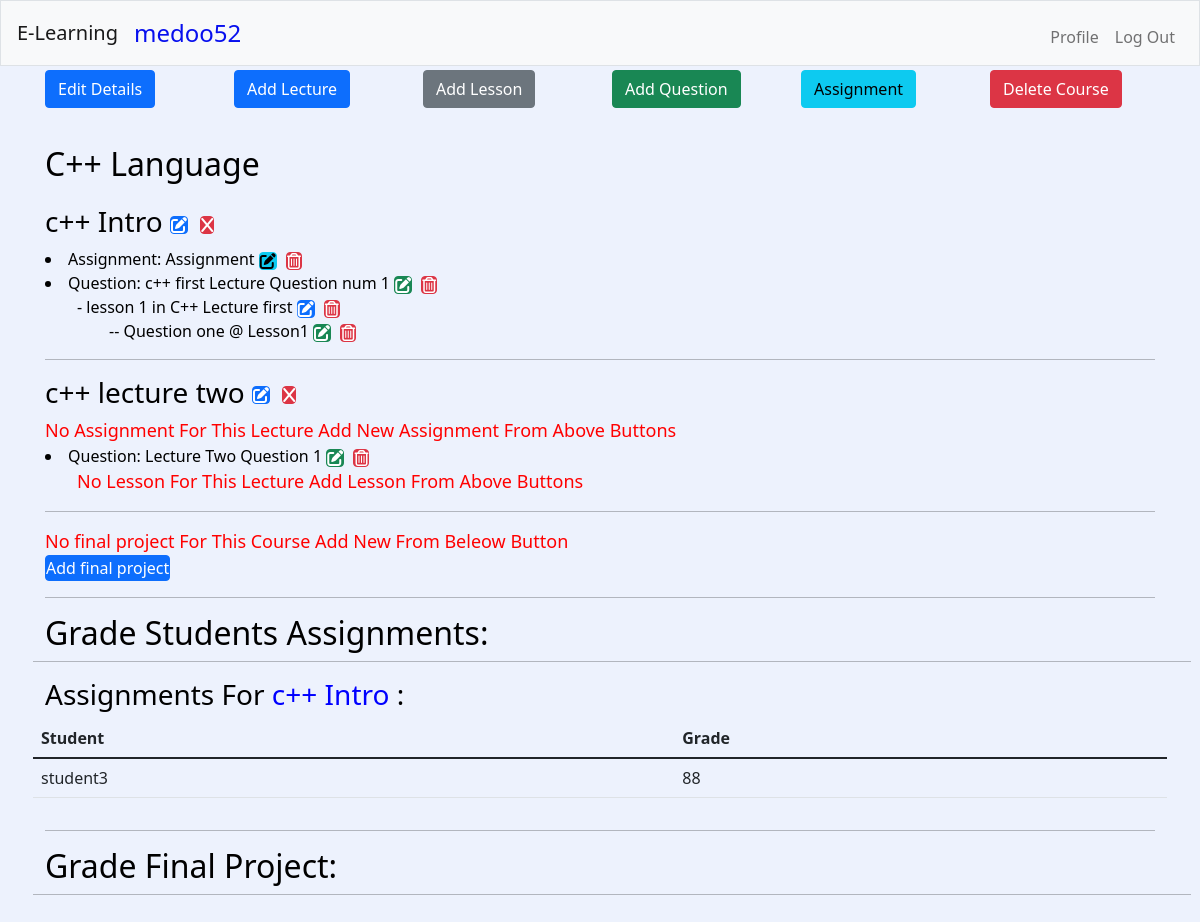
The page /manage/2 (signed in) on the database its author committed.
### elearning/models.py (models this page shows, shortened)
class User(AbstractUser):
    cat = (
        ('Student', 'student'),
        ('Teacher', 'teacher'),
        ('Admin', 'admin'),
    )
    type = models.CharField(max_length=200, null=True, choices=cat)
    image = models.URLField(
        null=True, default='https://via.placeholder.com/150x150/FFFF00/000000/?text=User+IMG')

class Course(models.Model):
    course_id = models.AutoField(primary_key=True, default=from_364)
    course_title = models.CharField(max_length=100)
    describe = models.TextField(max_length=700, blank=True)
    image_url = models.CharField(
        max_length=200, default="https://images2.imgbox.com/bd/3b/gdhTkjgA_o.jpg", blank=True)
    video_url = models.CharField(max_length=200, default="", blank=True)
    categorys = models.ManyToManyField(Category, blank=True)
    best_seller = models.BooleanField(default=False)
    start_price = models.FloatField(default=0)
    video_lenght = models.FloatField(default=0)
    price = models.FloatField(blank=True)
    teacher = models.ManyToManyField(
        User, blank=True, related_name='mycourses')
    teachers = models.ManyToManyField(
        User, blank=True, related_name='assist_in')

class Lecture(models.Model):
    lecture_id = models.AutoField(primary_key=True)
    course_id = models.ManyToManyField(Course, related_name='lectures')
    lecture_title = models.CharField(max_length=100)
    video_url = models.CharField(max_length=200, default="", blank=True)
    image_url = models.CharField(max_length=200, default="", blank=True)
    slide_url = models.CharField(max_length=200, default="", blank=True)
    doc_url = models.CharField(max_length=200, default="", blank=True)

class Assignment(models.Model):
    course_id = models.ManyToManyField(Course)
    lecture_id = models.ManyToManyField(
        Lecture, related_name='lecture_assignment')
    title = models.TextField(max_length=100, default='Assignment')
    description = models.TextField(max_length=1000)
    image = models.URLField(max_length=250, blank=True)

class Questions(models.Model):
    course_id = models.ManyToManyField(Course)
    lecture_id = models.ManyToManyField(
        Lecture, blank=True, related_name='asks')
    lesson_id = models.ManyToManyField(
        Lesson, blank=True, related_name='questions')
    question_num = models.IntegerField()
    question = models.CharField(max_length=300)
    option1 = models.CharField(max_length=200)
    option2 = models.CharField(max_length=200, blank=True, default='')
    option3 = models.CharField(max_length=200, blank=True, default='')
    option4 = models.CharField(max_length=200, blank=True, default='')
    answer = models.CharField(max_length=200, blank=True, default='')

class Lesson(models.Model):
    course_id = models.ManyToManyField(Course, related_name='lessons')
    lecture_id = models.ManyToManyField(Lecture, related_name='lesson')
    lesson_title = models.CharField(max_length=100)
    video_url = models.CharField(max_length=200, default="", blank=True)
    image_url = models.CharField(max_length=200, default="", blank=True)
    slide_url = models.CharField(max_length=200, default="", blank=True)
    doc_url = models.CharField(max_length=200, default="", blank=True)

class Assignment_submission(models.Model):
    assignment_id = models.ManyToManyField(Assignment, related_name='answers')
    user_id = models.ManyToManyField(User, related_name='assigns')
    answer = models.CharField(max_length=1000)
    grade = models.IntegerField(blank=True, default=-1)
    create = models.DateTimeField(auto_now_add=True)

### elearning/views.py (the view)
# urls.py: path("manage/<int:id>", views.manage, name="manage"),
@csrf_exempt
@login_required(login_url='login')
def manage(request, id):
    u_id = request.user.id
    course = Course.objects.filter(
        course_id=id, teacher=u_id).prefetch_related('lectures', 'lessons').all()
    if course:
        final = Final_project.objects.filter(course_id=id).first()
        if request.method == 'POST':
            if request.POST.get("button") == "Delete":
                if final:
                    final.delete()
                return HttpResponseRedirect(reverse("manage", args=(id,)))
        return render(request, 'elearning/manage.html', {
            'id': id,
            'course': course,
        })
    return render(request, 'elearning/manage.html', {
        'message': "You Can Not Edit This Course",
        'id': id,
        'course': course,
    })

### elearning/templates/elearning/manage.html (shortened to what this page needs)
{% extends "elearning/base.html" %}
{% load static %}
{% block main %}
{% if course %}
<div class="addblock">
    <div class="col-md-12 mb-3 col-sm-6">
        <div class="row">
            <div class="col-md-2">
                <form>
                    <button onclick="location.href=`{% url 'editcourse' id %}`;" type="button"
                        class="btn mb-2 mb-md-0 btn-primary btn-block"><span>Edit Details</span></button>
                </form>
            </div>
            <div class="col-md-2">
                <form>
                    <button onclick="location.href=`{% url 'addlecture' %}`;" type="button"
                        class="btn mb-2 mb-md-0 btn-primary btn-block"><span>Add Lecture</span></button>
                </form>
            </div>
            <div class="col-md-2">
                <form>
                    <button onclick="location.href=`{% url 'addlesson' %}`;" type="button"
                        class="btn mb-2 mb-md-0 btn-secondary btn-block"><span>Add Lesson</span></button>
                </form>
            </div>
            <div class="col-md-2">
                <form>
                    <button onclick="location.href=`{% url 'addquestion' %}`;" type="button"
                        class="btn mb-2 mb-md-0 btn-success btn-block"><span>Add Question</span></button>
                </form>
            </div>
            <div class="col-md-2">
                <form>
                    <button onclick="location.href=`{% url 'addassigne' %}`;" type="button"
                        class="btn mb-2 mb-md-0 btn-info btn-block"><span>Assignment</span></button>
                </form>
            </div>
            <div class="col-md-2">
                <form>
                    <button onclick="location.href=`{% url 'delcourse' id %}`;" type="button"
                        class="btn mb-2 mb-md-0 btn-danger btn-block"><span>Delete Course</span></button>
                </form>
            </div>
        </div>
    </div>
</div>
<div class="drow">
    {% for c in course%}
    <h1>{{c.course_title}}</h1>
    {% for l in c.lectures.all%}
    <div class="lecture">
        <h3>{{l.lecture_title}}
            <span>
                <form action="{% url 'editlecture' c.course_id l.lecture_id %}" method="post">
                    <button name="button" class="btn-primary btn" type="submit"> <i
                            class="fa-solid fa-pen-to-square"></i></button>
                </form>
            </span>
            <span class="modelbtn">
                <button type="button" class="btn btn-danger" data-toggle="modal" data-target="#model{{l.lecture_id}}">
                    <i class="fa-solid fa-x"></i></button>
            </span>
        </h3>
        {% for as in l.lecture_assignment.all %}
        <li>Assignment: {{as.title}} <span>
                <form action="{% url 'editassigne' as.id  %}" method="post">
                    <button class="btn-info btn" type="submit"> <i class="fa-solid fa-pen-to-square"></i>
                    </button>
                </form>
            </span>
            <span>
                <form action="{% url 'delassigne' as.id  %}" method="post">
                    <button class="btn-danger btn" type="submit"> <i class="fa-regular fa-trash-can"></i></button>
                </form>
            </span>
        </li>
        {% empty %}
        <p class="emptyentry"> No Assignment For This Lecture Add New Assignment From Above Buttons</p>
        {% endfor %}
        {% for ask in l.asks.all %}
        {% if not ask.lesson_id.all %}
        <li>Question: {{ask.question}} <span>
                <form action="{% url 'editquestion' ask.id  %}" method="post">
                    <button name="button" class="btn-success btn" type="submit"> <i
                            class="fa-solid fa-pen-to-square"></i></button>
                </form>
            </span>
            <span>
                <form action="{% url 'delquestion' ask.id %}" method="post">
                    <button class="btn-danger btn" type="submit"> <i class="fa-regular fa-trash-can"></i></button>
                </form>
            </span>
        </li>
        {% endif %}
        {% empty %}
        <p class="emptyentry"> No Questions For This Lecture Add Questions From Above Buttons</p>
        {% endfor %}
        <ul>
            {% for lesson in l.lesson.all %}
            <li>- {{lesson.lesson_title}}
                <span>
                    <form action="{% url 'editlesson' c.course_id l.lecture_id lesson.id %}" method="post">
                        <button name="button" class="btn-primary btn" type="submit"> <i
                                class="fa-solid fa-pen-to-square"></i></button>
                    </form>
                    <span>
                        <form action="{% url 'dellesson' c.course_id l.lecture_id lesson.id %}" method="post">
                            <button class="btn-danger btn" type="submit"> <i
                                    class="fa-regular fa-trash-can"></i></button>
                        </form>
                    </span>
                </span>
            </li>
            <ul>
                {% for q in lesson.questions.all %}
                <li>-- {{q.question}} <span>
                        <form action="{% url 'editquestion' q.id  %}" method="post">
                            <button name="button" class="btn-success btn" type="submit"> <i
                                    class="fa-solid fa-pen-to-square"></i></button>
                        </form>
                    </span><span>
                        <form action="{% url 'delquestion' q.id %}" method="post">
                            <button class="btn-danger btn" type="submit"> <i
                                    class="fa-regular fa-trash-can"></i></button>
                        </form>
                    </span></li>
                {% empty %}
                <p class="emptyentry"> No Questions For This Lesson Add Questions From Above Buttons</p>
                {% endfor %}
            </ul>
            {% empty %}
            <p class="emptyentry"> No Lesson For This Lecture Add Lesson From Above Buttons</p>
            {% endfor %}
        </ul>
        <hr>
        {% empty %}
        <h3 class="emptyentry"> No lecture For This Course Add New lecture From Above Buttons</h3>
    </div>
    {% endfor %}
    {% for f in c.final.all%}
    <h3>{{f.title}}</h3>
    {% empty %}
    <p class="emptyentry"> No final project For This Course Add New From Beleow Button</p>
    {% endfor %}
    {% endfor %}
</div>
<div class="finalproject">
    <div class="col-md-12 mb-3 col-sm-6">
        <div class="row">
            {% for c in course%}
            {% if not c.final.all %}
            <div class="col-md-4">
                <form action="" method="post">
                    <button onclick="location.href=`{% url 'managefinal' id %}`;" type="button" name="button"
                        value="Add" class="btn mb-2 mb-md-0 btn-primary btn-block"><span>Add final
                            project</span></button>
                </form>
            </div>
            {% endif %}
            {% endfor %}
        </div>
    </div>
</div>
<hr>
<div class="manage_assignment">
    <div class="col-md-12 mb-3 col-sm-6">
        <div class="row">
            <h2> Grade Students Assignments: </h2>
            <hr>
            {% for i in course %}
            {% for l in i.lectures.all %}
            {% for f in l.lecture_assignment.all %}
            {% if f.answers.all %}
            <h3> Assignments For <span style="color: blue;">{{ l.lecture_title }}</span> : </h3>
            <table class="table">
                <thead>
                    <tr>
                        <th scope="row">Student</th>
                        <th scope="row">Grade</th>
                    </tr>
                </thead>
                <tbody>
                    {% for a in f.answers.all%}
                    {% if a.grade >= 0 %}
                    <tr>
                        <td>{% for w in a.user_id.all %} {{w.username}} {% endfor %}</td>
                        <td>{{a.grade}}</td>
                    </tr>
                    {% endif %}
                    {% endfor %}
                </tbody>
            </table>
            {% endif %}
            {% endfor %}
            {% endfor %}
            {% endfor %}
        </div>
    </div>
</div>
<hr>
<div class="manage_finalProject">
    <div class="col-md-12 mb-3 col-sm-6">
        <div class="row">
            <h2> Grade Final Project: </h2>
            <hr>
        </div>
    </div>
</div>
{% endif %}
{% endblock %}

### elearning/templates/elearning/base.html (shortened to what this page needs)
{% load static %}
<html lang="en">
<head>
    <link href="{% static 'elearning/css/bootstrap.min.css' %}" rel="stylesheet">
    <link href="{% static 'elearning/css/normalize.css' %}" rel="stylesheet">
    <link href="{% static 'elearning/css/all.min.css' %}" rel="stylesheet">
    <link rel="stylesheet" href="{% static 'elearning/css/styles.css' %}">
    <link href="https://vjs.zencdn.net/7.18.1/video-js.css" rel="stylesheet" />
</head>
<body>
    <nav class="navbar navbar-expand-md navbar-light bg-light border">
        <a class="navbar-brand" href="/">E-Learning</a>
        <span style="color: rgb(7, 15, 238);font-size: 24px;">{{request.user.username}}</span>
        <div class="collapse navbar-collapse" id="navbar">
            {% if request.user.id %}
            <ul class="navbar-nav mr-auto mt-2">
                <li class="nav-item"><a class="nav-link" href="/profile/{{request.user.id}}">Profile</a></li>
            </ul>
            <ul class="navbar-nav ml-auto mt-2">
                <li class="nav-item"><a class="nav-link" href="/logout">Log Out</a></li>
            </ul>
            {% else %}
            <ul class="navbar-nav ml-auto mt-2">
                <li class="nav-item"><a class="nav-link" href="/register">Register</i></a>
                </li>
                <li class="nav-item"><a class="nav-link" href="/login">Log In</a></li>
            </ul>
            {% endif %}
        </div>
    </nav>
    <div class="container">
        {% block main %}{% endblock %}
    </div>
</body>
</html>

### elearning/static/elearning/css/styles.css (style rules this page uses)
* { box-sizing: border-box; }
body { margin: 0; padding: 0; background: #edf2fd; color: black; }
ul { list-style: none; }
p { margin: 0; }
.container { margin-top: 70px; padding-left: 15px; padding-right: 15px; margin-left: auto; margin-right: auto; min-height: 97px; }
.navbar { position: fixed; top: 0; width: 100%; display: flex; flex-wrap: wrap; align-items: center; justify-content: space-between; justify-items: center; padding: 0.5rem 1rem; z-index: 3; }
#navbar { justify-content: flex-end; }
.emptyentry { color: red; font-size: large; }

### elearning/templates/elearning/manage.html (style rules this page uses)
.drow .btn { padding: 0; margin-right: 5px; }
.drow form { display: inline; }

### rows shown on the page
User: user.username "medoo52"
Course: course_title "C++ Language", shows "Add final project"
Lecture: lecture_title "c++ Intro"
Assignment: title "Assignment"
Questions: question "c++ first Lecture Question num 1"
Lesson: lesson_title "lesson 1 in C++ Lecture first"
Questions: question "Question one @ Lesson1"
Lecture: lecture_title "c++ lecture two"
Questions: question "Lecture Two Question 1"
Assignment_submission: grade "88"
User: username "student3"
